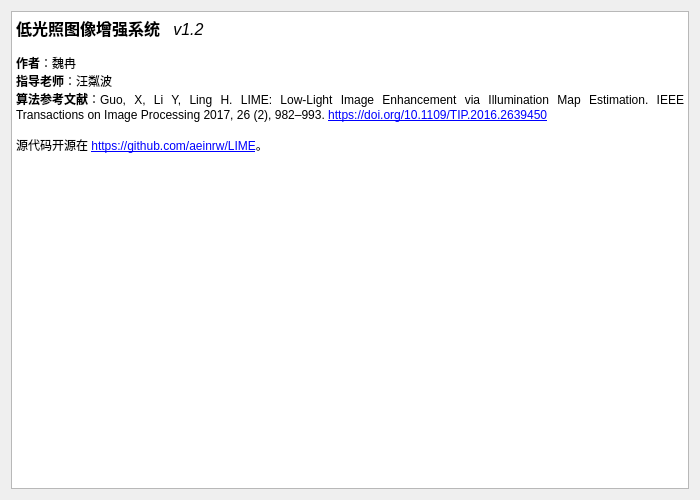
<?xml version="1.0" encoding="UTF-8"?>
<ui version="4.0">
 <class>Form</class>
 <widget class="QWidget" name="Form">
  <property name="geometry">
   <rect>
    <x>0</x>
    <y>0</y>
    <width>700</width>
    <height>500</height>
   </rect>
  </property>
  <property name="minimumSize">
   <size>
    <width>700</width>
    <height>500</height>
   </size>
  </property>
  <property name="windowTitle">
   <string>关于</string>
  </property>
  <property name="windowIcon">
   <iconset>
    <normaloff>resource/image/icon.png</normaloff>resource/image/icon.png</iconset>
  </property>
  <layout class="QHBoxLayout" name="horizontalLayout">
   <item>
    <widget class="QTextEdit" name="textEdit">
     <property name="enabled">
      <bool>true</bool>
     </property>
     <property name="readOnly">
      <bool>true</bool>
     </property>
     <property name="html">
      <string>&lt;!DOCTYPE HTML PUBLIC &quot;-//W3C//DTD HTML 4.0//EN&quot; &quot;http://www.w3.org/TR/REC-html40/strict.dtd&quot;&gt;
&lt;html&gt;&lt;head&gt;&lt;meta name=&quot;qrichtext&quot; content=&quot;1&quot; /&gt;&lt;style type=&quot;text/css&quot;&gt;
p, li { white-space: pre-wrap; }
&lt;/style&gt;&lt;/head&gt;&lt;body style=&quot; font-family:'SimSun'; font-size:9pt; font-weight:400; font-style:normal;&quot;&gt;
&lt;p style=&quot; margin-top:0px; margin-bottom:0px; margin-left:0px; margin-right:0px; -qt-block-indent:0; text-indent:0px;&quot;&gt;&lt;img src=&quot;resource/image/icon.png&quot; /&gt;&lt;/p&gt;
&lt;p align=&quot;justify&quot; style=&quot; margin-top:0px; margin-bottom:0px; margin-left:0px; margin-right:0px; -qt-block-indent:0; text-indent:0px;&quot;&gt;&lt;span style=&quot; font-size:12pt; font-weight:600;&quot;&gt;低光照图像增强系统   &lt;/span&gt;&lt;span style=&quot; font-size:12pt; font-style:italic;&quot;&gt;v1.2&lt;/span&gt;&lt;/p&gt;
&lt;p align=&quot;justify&quot; style=&quot;-qt-paragraph-type:empty; margin-top:0px; margin-bottom:0px; margin-left:0px; margin-right:0px; -qt-block-indent:0; text-indent:0px; font-style:italic;&quot;&gt;&lt;br /&gt;&lt;/p&gt;
&lt;p align=&quot;justify&quot; style=&quot; margin-top:0px; margin-bottom:0px; margin-left:0px; margin-right:0px; -qt-block-indent:0; text-indent:0px;&quot;&gt;&lt;span style=&quot; font-weight:600;&quot;&gt;作者&lt;/span&gt;：魏冉&lt;/p&gt;
&lt;p align=&quot;justify&quot; style=&quot; margin-top:0px; margin-bottom:0px; margin-left:0px; margin-right:0px; -qt-block-indent:0; text-indent:0px;&quot;&gt;&lt;span style=&quot; font-weight:600;&quot;&gt;指导老师&lt;/span&gt;：汪粼波&lt;/p&gt;
&lt;p align=&quot;justify&quot; style=&quot; margin-top:0px; margin-bottom:0px; margin-left:0px; margin-right:0px; -qt-block-indent:0; text-indent:0px;&quot;&gt;&lt;span style=&quot; font-weight:600;&quot;&gt;算法参考文献&lt;/span&gt;：Guo, X, Li Y, Ling H. LIME: Low-Light Image Enhancement via Illumination Map Estimation. IEEE Transactions on Image Processing 2017, 26 (2), 982–993. &lt;a href=&quot;https://doi.org/10.1109/TIP.2016.2639450&quot;&gt;&lt;span style=&quot; text-decoration: underline; color:#0000ff;&quot;&gt;https://doi.org/10.1109/TIP.2016.2639450&lt;/span&gt;&lt;/a&gt;&lt;/p&gt;
&lt;p align=&quot;justify&quot; style=&quot;-qt-paragraph-type:empty; margin-top:0px; margin-bottom:0px; margin-left:0px; margin-right:0px; -qt-block-indent:0; text-indent:0px;&quot;&gt;&lt;br /&gt;&lt;/p&gt;
&lt;p align=&quot;justify&quot; style=&quot; margin-top:0px; margin-bottom:0px; margin-left:0px; margin-right:0px; -qt-block-indent:0; text-indent:0px;&quot;&gt;源代码开源在 &lt;a href=&quot;https://github.com/aeinrw/LIME&quot;&gt;&lt;span style=&quot; text-decoration: underline; color:#0000ff;&quot;&gt;https://github.com/aeinrw/LIME&lt;/span&gt;&lt;/a&gt;。&lt;/p&gt;
&lt;p align=&quot;justify&quot; style=&quot;-qt-paragraph-type:empty; margin-top:0px; margin-bottom:0px; margin-left:0px; margin-right:0px; -qt-block-indent:0; text-indent:0px;&quot;&gt;&lt;br /&gt;&lt;/p&gt;&lt;/body&gt;&lt;/html&gt;</string>
     </property>
    </widget>
   </item>
  </layout>
 </widget>
 <resources/>
 <connections/>
</ui>
